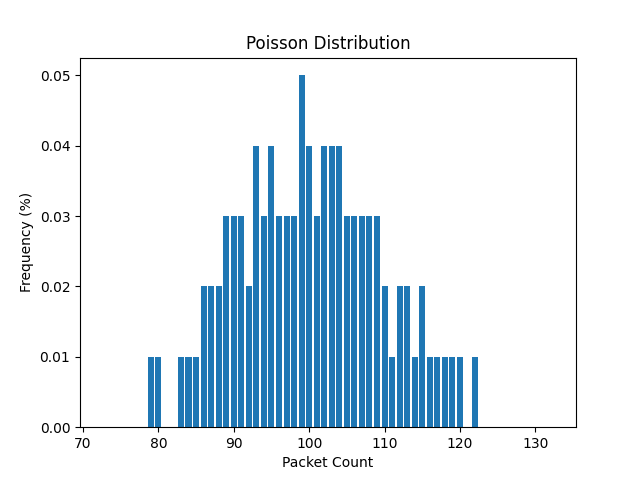

Write the Python code that produced this figure.
import sys
import os

current_dir = os.path.dirname(os.path.realpath(__file__))
parent_dir = os.path.dirname(os.path.dirname(os.path.dirname(current_dir)))
sys.path.append(parent_dir)

from PoissonNet import Network, PoissonDistributed, NormalPackageTypeData, PackageType

from matplotlib import pyplot as plt

def requestGenChart():
    poissonDistributed = PoissonDistributed(100)
    counter = dict()
    total = 0
    for _ in range(0, 1000):
        packageCnt = poissonDistributed.genPacketCount()
        if packageCnt in counter:
            counter[packageCnt] += 1
        else:
            counter[packageCnt] = 1
        total += packageCnt

    x = list(counter.keys())
    y = [round(cnt / total * 100, 2) for cnt in counter.values()]
    plt.bar(x, y)
    plt.title("Poisson Distribution")
    plt.xlabel("Packet Count")
    plt.ylabel("Frequency (%)")
    plt.savefig("poisson_chart.png")

if __name__ == '__main__':
    requestGenChart()
